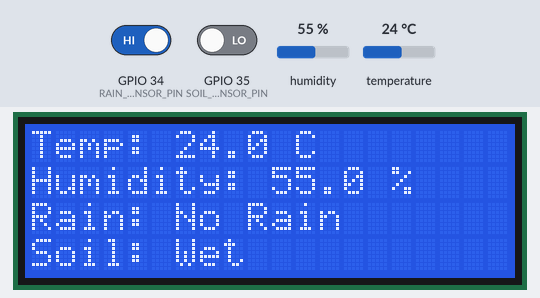
The program below on a simulated ESP32. Parts: 20×4 character LCD. The test bench sets the inputs (shaded band); at power-on: GPIO 34 (RAIN_SENSOR_PIN) HIGH, GPIO 35 (SOIL_SENSOR_PIN) LOW, humidity 55 %, temperature 24 °C. WiFi joins after 1.5 s; servers stay silent unless stated; uploads are accepted with an empty reply; what the program prints to the serial monitor is not drawn.

Above: at 4.7 s.
4.8 s: GPIO 34 (RAIN_SENSOR_PIN) driven LOW
At 15.8 s:
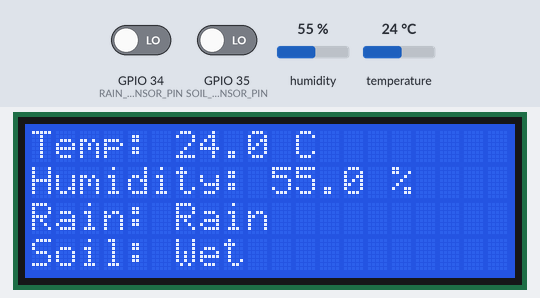
16.8 s: GPIO 35 (SOIL_SENSOR_PIN) driven HIGH
At 26.6 s:
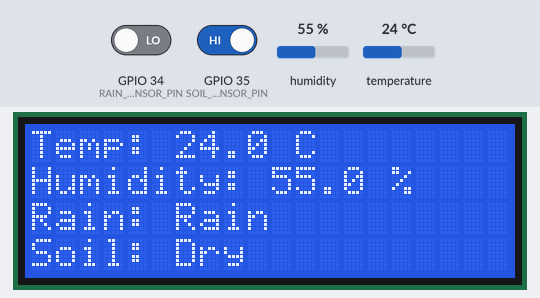
27.6 s: GPIO 34 (RAIN_SENSOR_PIN) driven HIGH
At 37.5 s:
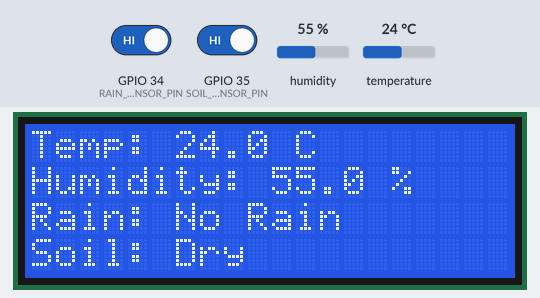
38.5 s: humidity set to 22 %
At 48.5 s:
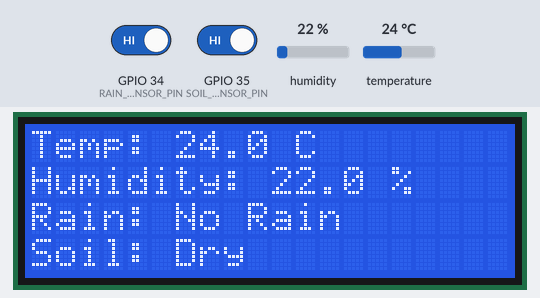
49.4 s: temperature set to 12 °C
At 59.7 s:
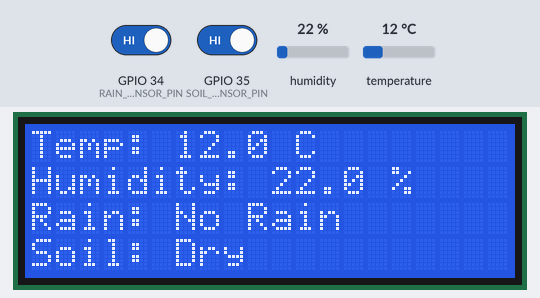
60.2 s: GPIO 35 (SOIL_SENSOR_PIN) driven LOW
At 70.3 s:
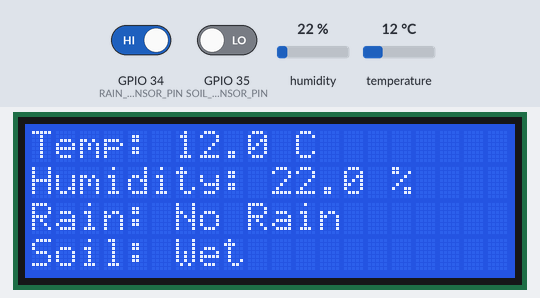
Timing chart, 0 to 71.8 s (numbered marks = the images above; inputs shaded):
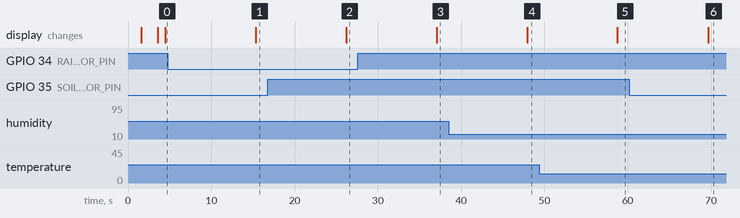

Measured:
- after the input at 4.8 s, the display: changes after 10.5 s (image 1)
- after the input at 16.8 s, the display: changes after 9.4 s (image 2)
- after the input at 27.6 s, the display: changes after 9.5 s (image 3)
- after the input at 38.5 s, the display: changes after 9.4 s (image 4)
- after the input at 49.4 s, the display: changes after 9.4 s (image 5)
- after the input at 60.2 s, the display: changes after 9.5 s (image 6)

The program:

main.cpp
```cpp
#include <Arduino.h>
#include <WiFi.h>
#include <ChatbotAPI.h>
#include <Wire.h>
#include <LiquidCrystal_I2C.h>
#include "DHT.h"

// WiFi credentials
const char* ssid = "Reindeer";
const char* password = "200120022003";

// Chatbot credentials
const char* device_id = "Smart_device_9343e135";
const char* auth_token = "ba689c446d67cc99c68e60478392a59b";

// Sensor definitions
#define DHTPIN 27
#define DHTTYPE DHT22
#define RAIN_SENSOR_PIN 34
#define SOIL_SENSOR_PIN 35

// Objects
ChatbotAPI chatbot;
LiquidCrystal_I2C lcd(0x27, 20, 4);
DHT dht(DHTPIN, DHTTYPE);

void setup() {
  Serial.begin(115200);

  // WiFi connection
  WiFi.begin(ssid, password);
  while (WiFi.status() != WL_CONNECTED) {
    delay(500);
    Serial.print(".");
  }
  Serial.println("\nWiFi Connected");

  // Chatbot init
  chatbot.begin(device_id, auth_token);

  // Sensor & LCD init
  dht.begin();
  lcd.init();
  lcd.backlight();
  pinMode(RAIN_SENSOR_PIN, INPUT);
  pinMode(SOIL_SENSOR_PIN, INPUT);

  // Welcome message
  lcd.setCursor(0, 0);
  lcd.print("Weather Monitor");
  delay(2000);
  lcd.clear();
}

void loop() {
  // Read sensors
  float temperature = dht.readTemperature();
  float humidity = dht.readHumidity();
  int rainValue = digitalRead(RAIN_SENSOR_PIN);
  int soilValue = digitalRead(SOIL_SENSOR_PIN);

  // Prepare data
  String tempStr = String(temperature, 1) + " C";
  String humidStr = String(humidity, 1) + " %";
  String rainStr = rainValue ? "No Rain" : "Rain";
  String soilStr = soilValue ? "Dry" : "Wet";

  // Send to chatbot server
  String respTemp = chatbot.updateData("V1", tempStr);
  String respHumid = chatbot.updateData("V2", humidStr);
  String respRain = chatbot.updateData("V3", rainStr);
  String respSoil = chatbot.updateData("V4", soilStr);

  // Display on Serial
  Serial.println("Sent Data:");
  Serial.println("Temp: " + tempStr + " | Reply: " + respTemp);
  Serial.println("Humidity: " + humidStr + " | Reply: " + respHumid);
  Serial.println("Rain: " + rainStr + " | Reply: " + respRain);
  Serial.println("Soil: " + soilStr + " | Reply: " + respSoil);

  // Display on LCD
  lcd.setCursor(0, 0);
  lcd.print("Temp: ");
  lcd.print(temperature, 1);
  lcd.print(" C   ");

  lcd.setCursor(0, 1);
  lcd.print("Humidity: ");
  lcd.print(humidity, 1);
  lcd.print(" %  ");

  lcd.setCursor(0, 2);
  lcd.print("Rain: ");
  lcd.print(rainStr);
  lcd.print("      ");

  lcd.setCursor(0, 3);
  lcd.print("Soil: ");
  lcd.print(soilStr);
  lcd.print("       ");

  delay(10000); // Update every 10 seconds
}
```
